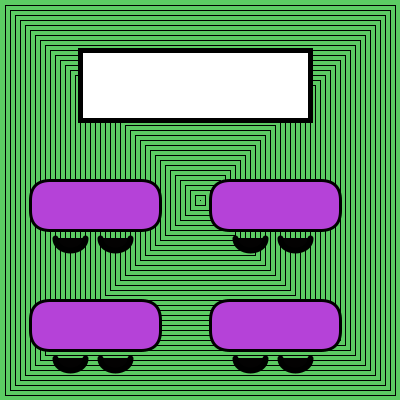
Frame 1 (no input)
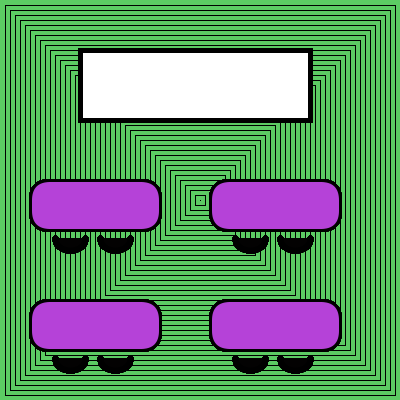
Frame 60 (the mouse pressed at the canvas centre just before this capture)
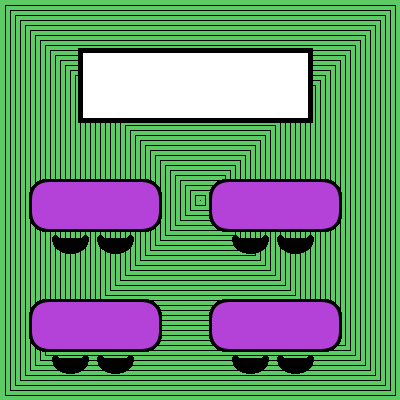
Frame 120 (the mouse held since frame 60 and released just before this capture)

The Processing sketch that drew these frames (run headless with seeded random() and noise(); from frame 60 on, the mouse is pressed at the canvas centre):

// Processing sketch: processing_135312
// ── processing_135312.pde

void setup() {
  size(400,400);  //Set the size at 400x400 pixels, the limit for the static
  smooth(); //Enablle anti-aliasing
  background(#5CCB63); //Makes a green-ish color background
}

void draw() {
 drawCarpet();
 drawTables();
 drawChairs();
 drawBoard();
}

void  drawCarpet() {
    //Draw a multi-square carpet
     for (int i = 0; i<width; i+=10) {
       rectMode(CENTER);
       strokeWeight(1);
       noFill();
       //stroke(random(256),random(256),random(256),random(256));
       rect(200,200,i,i);
   }
}

void drawTables() {    
 rectMode(CORNER);
 fill(#B542D8); //Makes a light purple-ish fill
 stroke(0);
 strokeWeight(3); //Outlines the following desks
 rect(30,180,130,50,20);
 rect(30,300,130,50,20);
 rect(210,180,130,50,20);
 rect(210,300,130,50,20); //Creates the 4 desks
}

void drawChairs() {
  strokeWeight(6); //Increases the outline to something more pronounced
 fill(#030202); //
 arc(70,238,30,25,0,PI);
 arc(115,238,30,25,0,PI);
 arc(250,238,30,25,0,PI);
 arc(295,238,30,25,0,PI); //Chairs of the first row
 
 arc(70,358,30,25,0,PI);
 arc(115,358,30,25,0,PI);
 arc(250,358,30,25,0,PI);
 arc(295,358,30,25,0,PI); //Chairs of the second row
}

void drawBoard() { 
 fill(255);
 strokeWeight(5);
 rect(80,50,230,70); //Creates a smartboard
}
